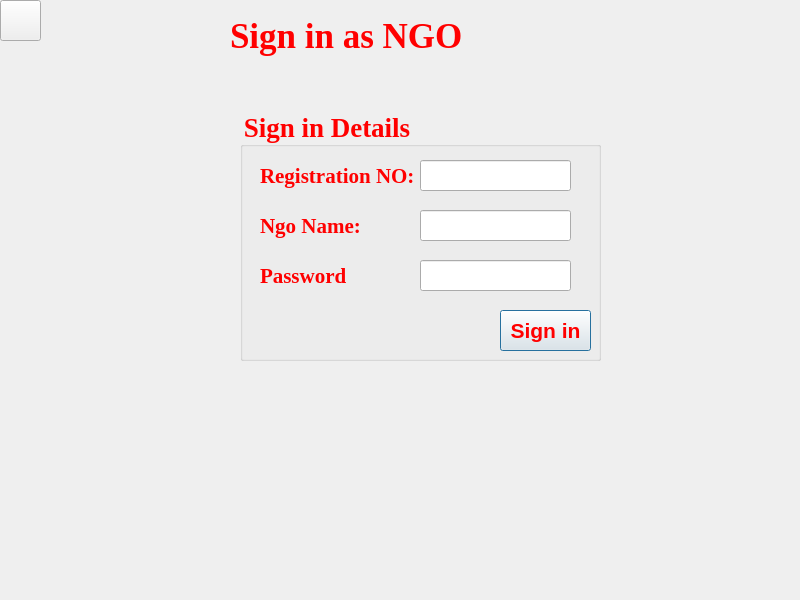
<?xml version="1.0" encoding="UTF-8"?>
<ui version="4.0">
 <class>Ngo_Sign_in</class>
 <widget class="QDialog" name="Ngo_Sign_in">
  <property name="geometry">
   <rect>
    <x>0</x>
    <y>0</y>
    <width>800</width>
    <height>600</height>
   </rect>
  </property>
  <property name="windowTitle">
   <string>Dialog</string>
  </property>
  <property name="styleSheet">
   <string notr="true"/>
  </property>
  <widget class="QLabel" name="ngosigninheader">
   <property name="geometry">
    <rect>
     <x>230</x>
     <y>10</y>
     <width>311</width>
     <height>51</height>
    </rect>
   </property>
   <property name="font">
    <font>
     <family>Times New Roman</family>
     <pointsize>26</pointsize>
     <bold>true</bold>
    </font>
   </property>
   <property name="styleSheet">
    <string notr="true">background :none;
color:red;
</string>
   </property>
   <property name="text">
    <string>Sign in as NGO</string>
   </property>
  </widget>
  <widget class="QGroupBox" name="NgosigningroupBox">
   <property name="geometry">
    <rect>
     <x>240</x>
     <y>110</y>
     <width>361</width>
     <height>251</height>
    </rect>
   </property>
   <property name="font">
    <font>
     <family>Times New Roman</family>
     <pointsize>20</pointsize>
     <bold>true</bold>
    </font>
   </property>
   <property name="styleSheet">
    <string notr="true">background :none;
color:red;
</string>
   </property>
   <property name="title">
    <string>Sign in Details</string>
   </property>
   <widget class="QLabel" name="Ngoregistration">
    <property name="geometry">
     <rect>
      <x>20</x>
      <y>50</y>
      <width>161</width>
      <height>31</height>
     </rect>
    </property>
    <property name="font">
     <font>
      <family>Times New Roman</family>
      <pointsize>16</pointsize>
      <bold>true</bold>
     </font>
    </property>
    <property name="styleSheet">
     <string notr="true">background :none;
color:red;
</string>
    </property>
    <property name="text">
     <string>Registration NO:</string>
    </property>
   </widget>
   <widget class="QLineEdit" name="ngoregistrationNolineEdit">
    <property name="geometry">
     <rect>
      <x>180</x>
      <y>50</y>
      <width>151</width>
      <height>31</height>
     </rect>
    </property>
    <property name="font">
     <font>
      <pointsize>16</pointsize>
     </font>
    </property>
    <property name="styleSheet">
     <string notr="true">background :none;
color:red;
</string>
    </property>
   </widget>
   <widget class="QLabel" name="ngoname_signin">
    <property name="geometry">
     <rect>
      <x>20</x>
      <y>100</y>
      <width>121</width>
      <height>31</height>
     </rect>
    </property>
    <property name="font">
     <font>
      <family>Times New Roman</family>
      <pointsize>16</pointsize>
      <bold>true</bold>
     </font>
    </property>
    <property name="styleSheet">
     <string notr="true">background :none;
color:red;
</string>
    </property>
    <property name="text">
     <string>Ngo Name:</string>
    </property>
   </widget>
   <widget class="QLineEdit" name="ngoname_lineEdit">
    <property name="geometry">
     <rect>
      <x>180</x>
      <y>100</y>
      <width>151</width>
      <height>31</height>
     </rect>
    </property>
    <property name="font">
     <font>
      <pointsize>16</pointsize>
     </font>
    </property>
    <property name="styleSheet">
     <string notr="true">background :none;
color:red;
</string>
    </property>
    <property name="text">
     <string/>
    </property>
   </widget>
   <widget class="QLineEdit" name="ngo_password_lineedit">
    <property name="geometry">
     <rect>
      <x>180</x>
      <y>150</y>
      <width>151</width>
      <height>31</height>
     </rect>
    </property>
    <property name="font">
     <font>
      <pointsize>16</pointsize>
     </font>
    </property>
    <property name="styleSheet">
     <string notr="true">background :none;
color:red;
</string>
    </property>
   </widget>
   <widget class="QLabel" name="ngo_signin_password">
    <property name="geometry">
     <rect>
      <x>20</x>
      <y>150</y>
      <width>121</width>
      <height>31</height>
     </rect>
    </property>
    <property name="font">
     <font>
      <family>Times New Roman</family>
      <pointsize>16</pointsize>
      <bold>true</bold>
     </font>
    </property>
    <property name="styleSheet">
     <string notr="true">background :none;
color:red;
</string>
    </property>
    <property name="text">
     <string>Password</string>
    </property>
   </widget>
   <widget class="QPushButton" name="ngo_signin_pushButton">
    <property name="geometry">
     <rect>
      <x>260</x>
      <y>200</y>
      <width>91</width>
      <height>41</height>
     </rect>
    </property>
    <property name="font">
     <font>
      <family>Segoe UI</family>
      <pointsize>16</pointsize>
      <bold>true</bold>
     </font>
    </property>
    <property name="styleSheet">
     <string notr="true">background :none;
color:red;
</string>
    </property>
    <property name="text">
     <string>Sign in</string>
    </property>
   </widget>
  </widget>
  <widget class="QPushButton" name="pushButton">
   <property name="geometry">
    <rect>
     <x>0</x>
     <y>0</y>
     <width>41</width>
     <height>41</height>
    </rect>
   </property>
   <property name="styleSheet">
    <string notr="true"> background-image: url(&quot;C:/Users/hp/Desktop/DTE/return.png&quot;);
                     background-repeat: no-repeat;
                     background-position: center;
                     background-attachment: fixed;</string>
   </property>
   <property name="text">
    <string/>
   </property>
  </widget>
 </widget>
 <resources/>
 <connections/>
</ui>
